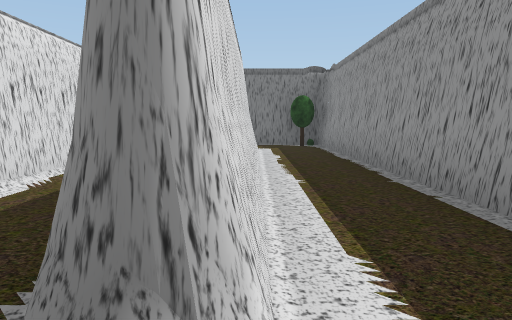
view 1 (above)

18 first-person views from a walk through a 3-D level made in the Unity game engine. The camera is 1.3 m above the floor, tilts 6° down and sees 70° across. The floor is counted in squares, 2 m on a side. Each view is taken from the middle of a square. On the plan, view 1 faces up. The plan holds only what a view shows up to about 11 squares ahead; the rest is blank. Some trees and plants on the terrain are drawn as simple stand-ins. The player character is not drawn.

view 2
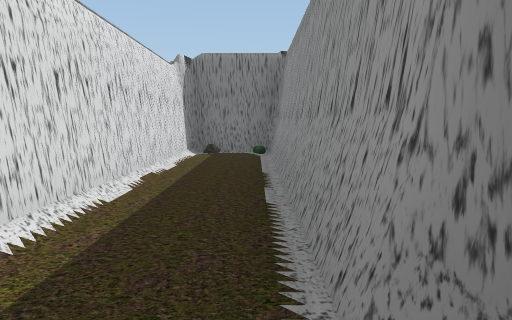

view 3
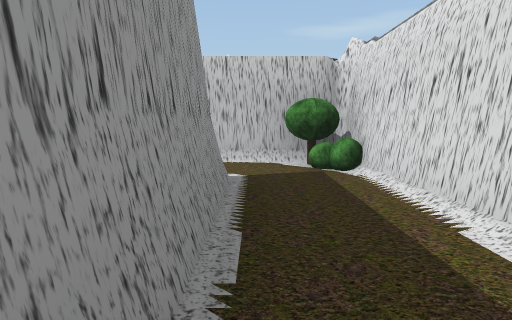

view 4
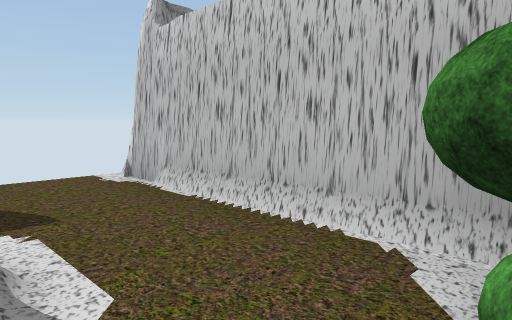

view 5
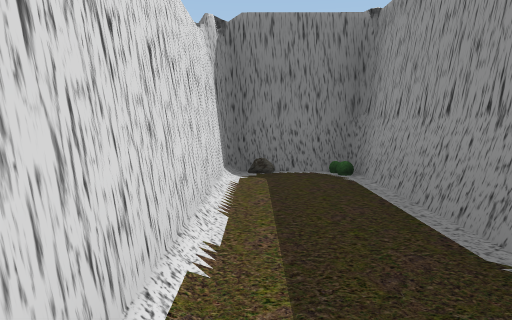

view 6
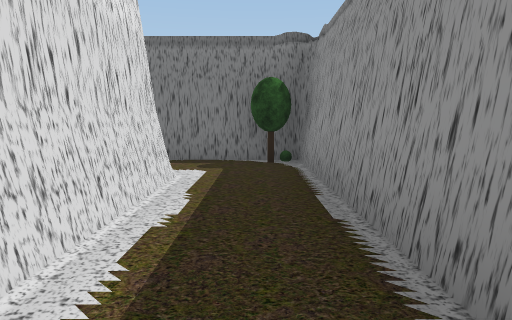

view 7
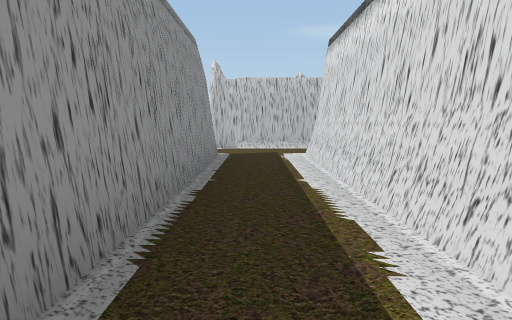

view 8
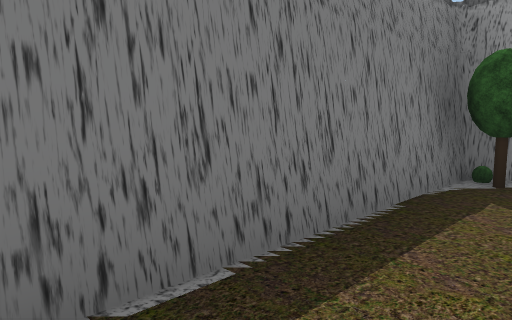

view 9
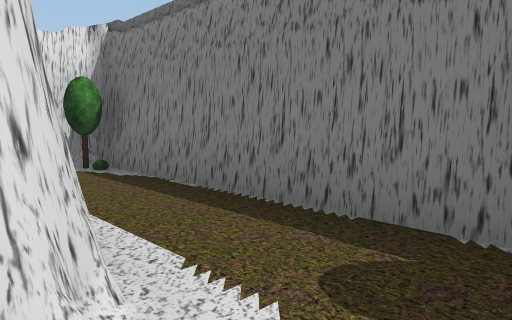

view 10
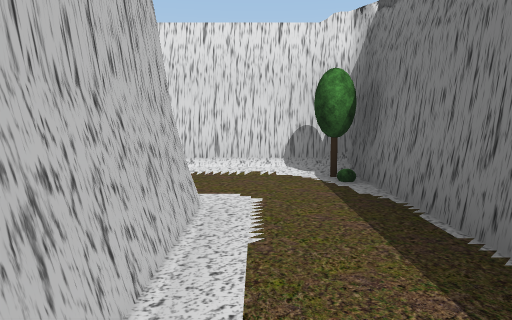

view 11
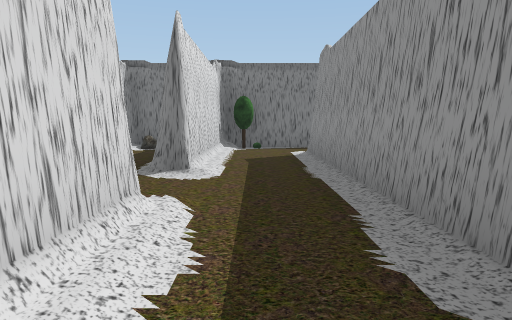

view 12
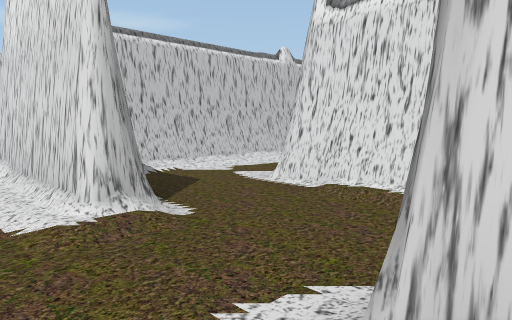

view 13
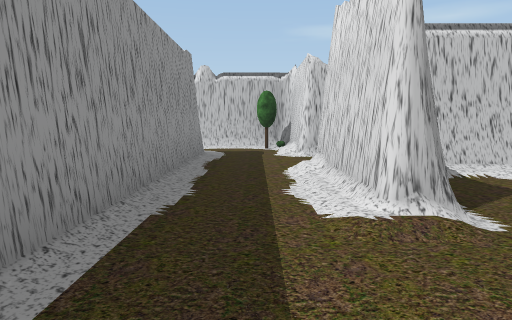

view 14
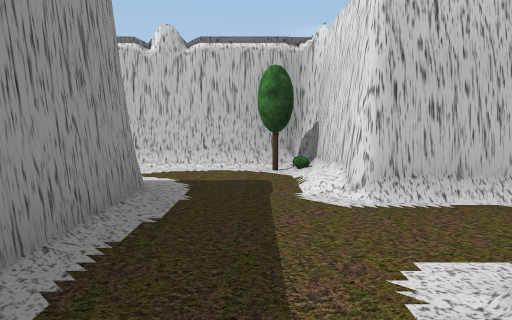

view 15
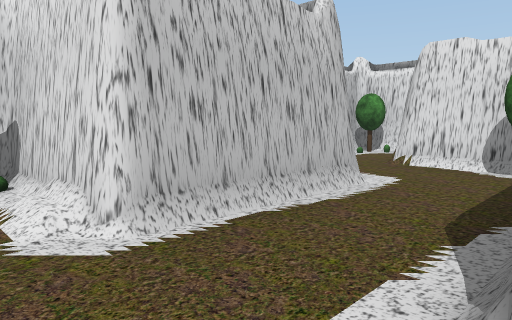

view 16
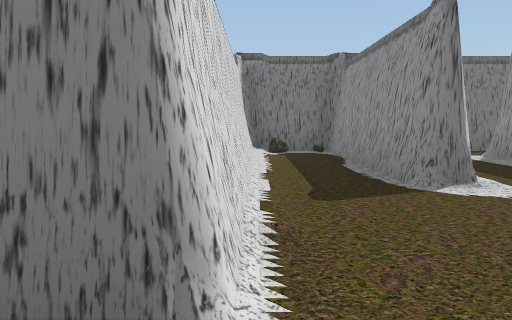

view 17
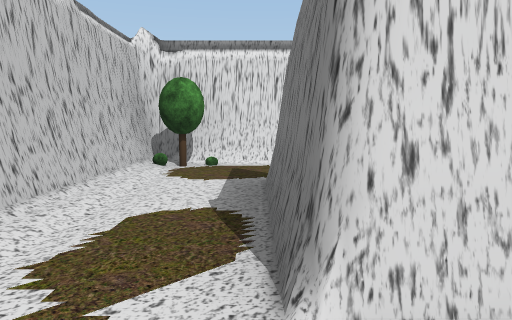

view 18
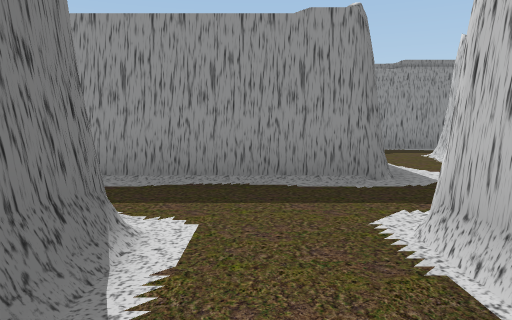

### Floor plan
Points are (right, up) in squares from view 1. A wall is a line through its corners. A room is listed if a view was taken in it or the views show most of it. See-through windows are left out.
Room 1 (views 1, 2, 3, 4, 5)
walls: (-0.6, 1.1) (-0.6, 7.9) (-2.5, 7.9) (-2.5, -1); (-1.6, -1) (0.6, -1)
low walls: (0, 0.9) (0, 3.4)
ways out: opening at (0, 0) to room 2
objects: other object (-2, 0)
Room 2 (views 6, 7, 9)
walls: (1.8, 1) (1.8, 8.6); (-0.1, 8.3) (-0.1, 0.9); (0.6, -1) (2.3, -1)
ways out: opening at (0, 0) to room 1; opening at (1, 9) to room 3
Room 3 (views 8, 10)
walls: (-2.9, 8.4) (-0.6, 8.4); (-0.4, 8.5) (-0.1, 8.3); (-4.3, 10.4) (-4.7, 10.3) (-4.8, 9.9); (-4.8, 10.3) (-4.9, 9.8); (-4.8, 10.3) (-4.8, 8.6); (1.8, 8.6) (1.8, 10.3) (-4.7, 10.3)
low walls: (-0.2, 8.6) (0, 8.1)
ways out: opening at (1, 9) to room 2; opening at (-4, 8) to room 4
objects: other object (-4, 9); tree (-4, 10); other object (1, 9); tree (1, 10)
Room 4 (views 11, 12, 13, 14, 15, 18)
walls: (-4.8, 3.5) (-4.8, 0.8) (-5.3, 0.7); (-4.8, 0.9) (-6.1, 0.9); (-2.9, -0.5) (-2.9, 8.4); (-7.5, -1) (-4.9, -1); (-4.8, 8.6) (-4.8, 5.6)
ways out: opening at (-4, 8) to room 3; opening at (-5, 4.5) to room 5; opening at (-4, -1) to room 8; opening at (-8.5, -1)
objects: tree (-9, 0)
Room 5 (views 16, 17)
walls: (-4.8, 5.6) (-5.3, 5.6) (-5.3, 10.3) (-7.2, 10.3) (-7.2, 3.5); (-7.4, 1.3) (-6.2, 1.3)
ways out: opening at (-5, 4.5) to room 4; opening at (-8, 2) to room 7
Room 6 (no view inside)
walls: (-2.6, -3.4) (-0.2, -3.4)
ways out: opening at (-3, -2.5) to room 8; opening at (-0.5, -2.5)
objects: tree (-2, -1)
Room 7 (no view inside)
walls: (-11.9, 3.5) (-11.9, 1.3) (-7.4, 1.3); (-7.4, 3.2) (-9.9, 3.2)
ways out: opening at (-8, 2) to room 5; opening at (-11, 3)
objects: tree (-11, 2); other object (-11, 3)
Room 8 (no view inside)
walls: (-2.9, -1.5) (-2.9, -0.5); (-4.9, -1) (-4.8, -1.3) (-4.8, -3.4) (-2.6, -3.4)
ways out: opening at (-4, -1) to room 4; opening at (-3, -2.5) to room 6
objects: tree (-4, -3)

Where each view was taken, in squares from view 1:
view 1: 0 up, 0 right, facing up
view 2: 0 up, 1 left, facing up
view 3: 5 up, 1 left, facing down
view 4: 1 up, 2 left, facing down-right
view 5: 3 up, 2 left, facing up
view 6: 4 up, 1 right, facing up
view 7: 8 up, 1 right, facing down
view 8: 9 up, 3 left, facing up-right
view 9: 8 up, 1 right, facing up-left
view 10: 9 up, 0 right, facing left
view 11: 1 up, 4 left, facing up
view 12: 6 up, 4 left, facing down-left
view 13: 6 up, 4 left, facing down
view 14: 2 up, 4 left, facing down
view 15: 1 up, 4 left, facing down-left
view 16: 2 up, 7 left, facing up
view 17: 3 up, 6 left, facing left
view 18: 0 up, 7 left, facing right
